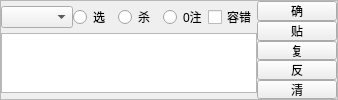
        <widget class="QFrame" name="frame">
         <property name="minimumSize">
          <size>
           <width>0</width>
           <height>100</height>
          </size>
         </property>
         <property name="maximumSize">
          <size>
           <width>16777215</width>
           <height>100</height>
          </size>
         </property>
         <property name="frameShape">
          <enum>QFrame::StyledPanel</enum>
         </property>
         <property name="frameShadow">
          <enum>QFrame::Raised</enum>
         </property>
         <layout class="QVBoxLayout" name="verticalLayout_3">
          <property name="spacing">
           <number>0</number>
          </property>
          <property name="leftMargin">
           <number>0</number>
          </property>
          <property name="topMargin">
           <number>0</number>
          </property>
          <property name="rightMargin">
           <number>0</number>
          </property>
          <property name="bottomMargin">
           <number>0</number>
          </property>
          <item>
           <layout class="QHBoxLayout" name="horizontalLayout_2">
            <item>
             <layout class="QVBoxLayout" name="verticalLayout">
              <item>
               <layout class="QHBoxLayout" name="horizontalLayout">
                <item>
                 <widget class="QComboBox" name="comboBox"/>
                </item>
                <item>
                 <widget class="QRadioButton" name="radioButton">
                  <property name="text">
                   <string>选</string>
                  </property>
                 </widget>
                </item>
                <item>
                 <widget class="QRadioButton" name="radioButton_3">
                  <property name="text">
                   <string>杀</string>
                  </property>
                 </widget>
                </item>
                <item>
                 <widget class="QRadioButton" name="radioButton_2">
                  <property name="text">
                   <string>0注</string>
                  </property>
                 </widget>
                </item>
                <item>
                 <widget class="QCheckBox" name="checkBox">
                  <property name="text">
                   <string>容错</string>
                  </property>
                 </widget>
                </item>
               </layout>
              </item>
              <item>
               <widget class="QTextEdit" name="textEdit">
                <property name="maximumSize">
                 <size>
                  <width>16777215</width>
                  <height>60</height>
                 </size>
                </property>
               </widget>
              </item>
             </layout>
            </item>
            <item>
             <layout class="QVBoxLayout" name="verticalLayout_2">
              <item>
               <widget class="QPushButton" name="pushButton">
                <property name="text">
                 <string>确</string>
                </property>
               </widget>
              </item>
              <item>
               <widget class="QPushButton" name="pushButton_2">
                <property name="text">
                 <string>贴</string>
                </property>
               </widget>
              </item>
              <item>
               <widget class="QPushButton" name="pushButton_3">
                <property name="text">
                 <string>复</string>
                </property>
               </widget>
              </item>
              <item>
               <widget class="QPushButton" name="pushButton_4">
                <property name="text">
                 <string>反</string>
                </property>
               </widget>
              </item>
              <item>
               <widget class="QPushButton" name="pushButton_5">
                <property name="text">
                 <string>清</string>
                </property>
               </widget>
              </item>
             </layout>
            </item>
           </layout>
          </item>
         </layout>
        </widget>
